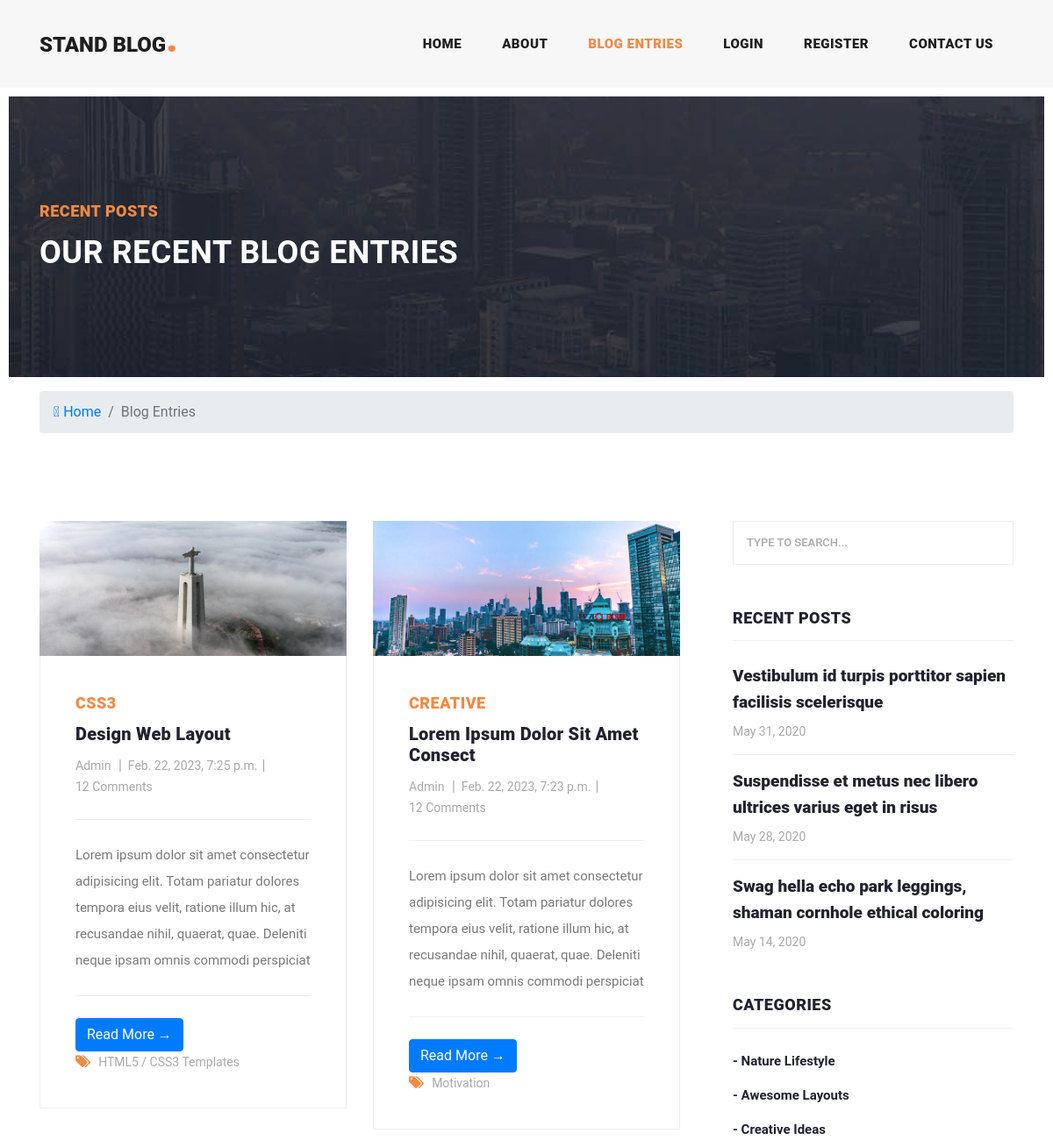
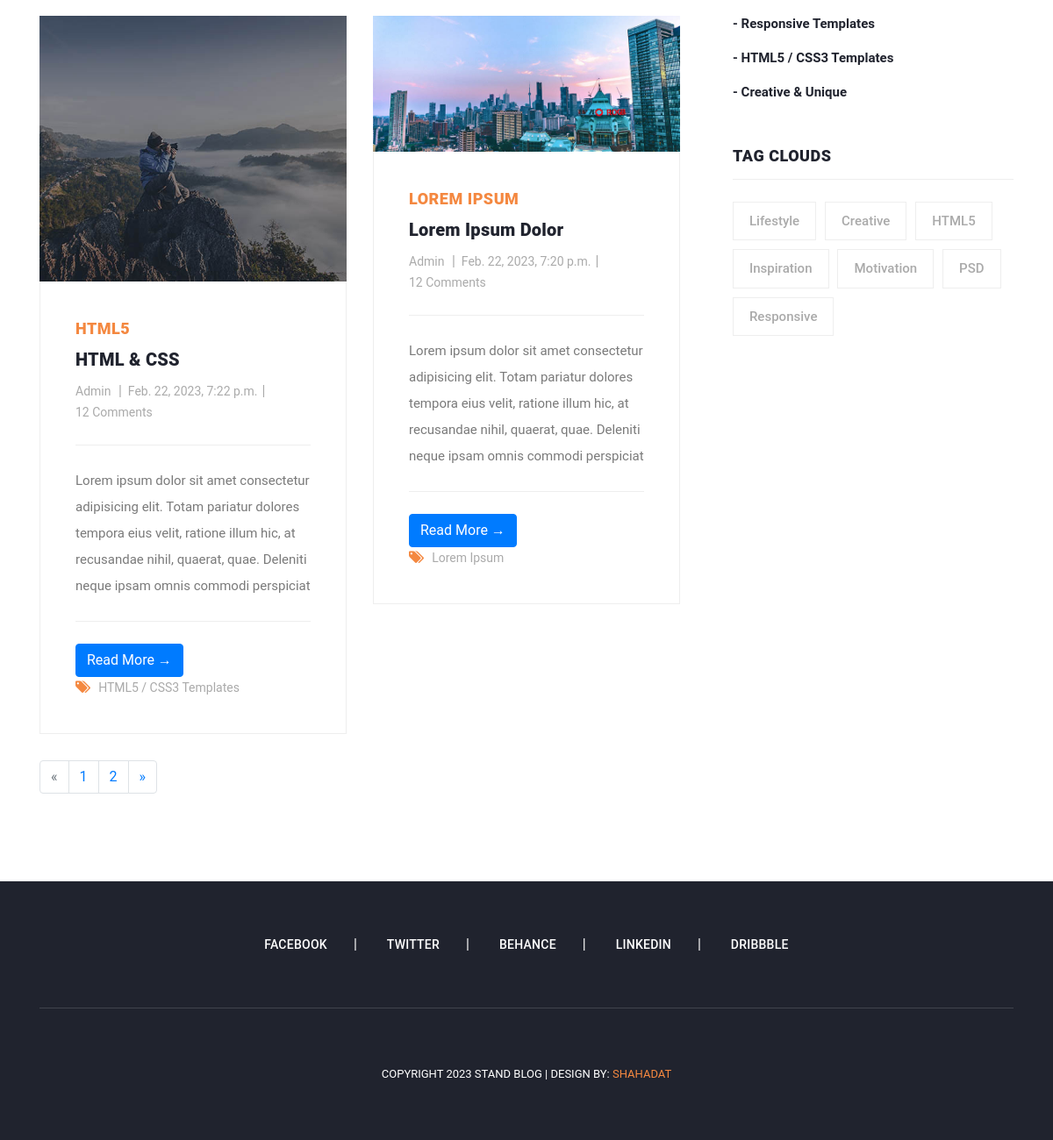
/blog/Blog_Entries, run on the app's committed database (2 pictures, top to bottom).
### blog/models.py (models this page shows, shortened)
class Post(models.Model):
    tag = models.CharField(max_length=200, unique=False)
    title = models.CharField(max_length=200, unique=True)
    category = models.CharField(max_length=200, unique=False)
    author = models.ForeignKey(User, on_delete=models.CASCADE, related_name='blog_posts')
    content = models.TextField()
    update_on = models.DateTimeField(auto_now=True)
    created_on = models.DateTimeField(auto_now=True)
    blog_photo = models.ImageField(upload_to='photos/%Y/%m/%d')
    banner_photo = models.ImageField(upload_to='photos/%Y/%m/%d')
    status = models.IntegerField(choices=STATUS, default=0)
    class Meta:
        ordering = ['-created_on']

### blog/views.py (the view)
# urls.py: path('Blog_Entries', views.Blog_Entries, name='Blog_Entries'),
def Blog_Entries(request):
   blog_list = Post.objects.order_by('-created_on').filter(status=1)
   paginator = Paginator(blog_list, 4)
   page = request.GET.get('page')
   post = paginator.get_page(page)
   context ={
        'post': post
    }
   return render(request, 'blog/Blog_Entries.html', context)

### templates/blog/Blog_Entries.html
{% extends 'base.html' %}
{% load static %}
{% block content %}
    <div class="heading-page header-text">
        <section class="page-heading">
          <div class="container">
            <div class="row">
              <div class="col-lg-12">
                <div class="text-content">
                  <h4>Recent Posts</h4>
                  <h2>Our Recent Blog Entries</h2>
                </div>
              </div>
            </div>
          </div>
        </section>
      </div>
  <section id="bc" class="mt-3">
    <div class="container">
      <nav aria-label="breadcrumb">
        <ol class="breadcrumb">
          <li class="breadcrumb-item">
            <a href="{% url 'index' %}">
              <i class="fas fa-home"></i> Home</a>
          </li>
          <li class="breadcrumb-item active">Blog Entries</li>
        </ol>
      </nav>
    </div>
  </section>
      <section class="blog-posts grid-system">
        <div class="container">
          <div class="row">
            <div class="col-lg-8">
              <div class="all-blog-posts">
                <div class="row">
               {% if post %}
                {% for post  in post %}
                  <div class="col-lg-6">
                    <div class="blog-post">
                      <div class="blog-thumb">
                        <img src="{{ post.blog_photo.url }}" alt="">
                      </div>
                      <div class="down-content">
                        <span>{{ post.tag }}</span>
                        <a href="{% url 'Detials' post.id %}"><h4>{{ post.title }}</h4></a>
                        <ul class="post-info">
                          <li><a href="#">{{ post.author }} </a></li>
                          <li><a href="#">{{ post.created_on }}</a></li>
                          <li><a href="#">12 Comments</a></li>
                        </ul>
                        <p class="card-text">{{ post.content | slice:":200" }}</p>
                        <a href="{% url 'Detials' post.id %}" class="btn btn-primary">Read More &rarr;</a>
                        <div class="post-options">
                          <div class="row">
                            <div class="col-lg-12">
                              <ul class="post-tags">
                                <li><i class="fa fa-tags"></i></li>
                                <li><a href="#">{{ post.category }}</a></li>
                              </ul>
                            </div>
                          </div>
                        </div>
                      </div>
                    </div>
                  </div>
                  {% endfor %}
                   {% else %}
                   <div class="col-lg-12">
                     <h1>There is no block Entries</h1>
                   </div>
                  {% endif %}
                    <div class="col-md-12">
                      {% if post.has_other_pages %}
                        <ul class="pagination">
                          {% if post.has_previous %}
                            <li class="page-item">
                              <a href="?page={{post.previous_page_number}}" class="page-link">&laquo;</a>
                            </li>
                          {% else %}
                            <li class="page-item disabled">
                              <a class="page-link">&laquo;</a>
                            </li>
                          {% endif %}
                          {% for i in post.paginator.page_range %}
                            {% if listings.number == i %}
                              <li class="page-item active">
                                <a class="page-link">{{i}}</a>
                              </li>
                            {% else %}
                              <li class="page-item">
                                <a href="?page={{i}}" class="page-link">{{i}}</a>
                              </li>
                            {% endif %}
                          {% endfor %}
                          {% if post.has_next %}
                            <li class="page-item">
                              <a href="?page={{post.next_page_number}}" class="page-link">&raquo;</a>
                            </li>
                          {% else %}
                            <li class="page-item disabled">
                              <a class="page-link">&raquo;</a>
                            </li>
                          {% endif %}
                        </ul>
                      {% endif %}
                    </div>
                </div>
              </div>
            </div>
            {% block sidebar %} {% include 'partials/_sidebar.html' %} {% endblock sidebar %}
          </div>
        </div>
      </section>
{% endblock %}

### myblog/static/css/templatemo-stand-blog.css (style rules this page uses)
body { font-family: 'Roboto', sans-serif; overflow-x: hidden; text-rendering: optimizeLegibility; -webkit-font-smoothing: antialiased; -moz-osx-font-smoothing: grayscale; }
p { margin-bottom: 0px; font-size: 15px; font-weight: 400; color: #7a7a7a; line-height: 30px; }
a { text-decoration: none!important; }
ul { padding: 0; margin: 0; list-style: none; }
h1,h2,h3,h4,h5,h6 { margin: 0px; }
.heading-page { padding-top: 110px; }
.page-heading { margin: 0px 10px; padding: 120px 0px; text-align: left; background-position: center center; background-repeat: no-repeat; background-size: cover; background-image: url(../images/heading-bg.jpg); }
.page-heading .text-content h4 { color: #f48840; font-size: 18px; text-transform: uppercase; font-weight: 900; letter-spacing: 0.5px; margin-bottom: 15px; }
.page-heading .text-content h2 { color: #fff; font-size: 36px; font-weight: 700; text-transform: uppercase; letter-spacing: 0.5px; }
.blog-posts { margin-top: 100px; }
.blog-posts .blog-post { margin-bottom: 30px; }
.blog-posts .blog-thumb img { width: 100%; overflow: hidden; }
.blog-posts .down-content { padding: 40px; border-right: 1px solid #eee; border-left: 1px solid #eee; border-bottom: 1px solid #eee; }
.blog-posts .down-content span { font-size: 18px; text-transform: uppercase; letter-spacing: 0.5px; font-weight: 900; color: #f48840; }
.blog-posts .down-content h4 { font-size: 24px; text-transform: capitalize; letter-spacing: 0.5px; font-weight: 900; color: #20232e; margin: 10px 0px 12px 0px; }
.blog-posts .down-content ul.post-info li { display: inline-block; margin-right: 8px; }
.blog-posts .down-content ul.post-info li:after { content: '|'; color: #aaa; margin-left: 8px; }
.blog-posts .down-content h4 { font-size: 20px; letter-spacing: 0.25px; }
.grid-system .down-content ul.post-info li { margin-right: 3px; }
.grid-system .down-content ul.post-info li:after { margin-left: 5px; }
.blog-posts .down-content ul.post-info li:last-child::after { display: none; }
.blog-posts .down-content ul.post-info li a { font-size: 14px; color: #aaa; font-weight: 400; transition: all .3s; }
.blog-posts .down-content p { padding: 25px 0px; margin: 25px 0px; border-top: 1px solid #eee; border-bottom: 1px solid #eee; }
.blog-posts .down-content ul.post-tags li, .blog-posts .down-content ul.post-share li { display: inline-block; }
.blog-posts .down-content ul.post-tags li:first-child i, .blog-posts .down-content ul.post-share li:first-child i { color: #f48840; margin-right: 5px; }
.blog-posts .down-content ul.post-tags li, .blog-posts .down-content ul.post-share li { color: #aaa; }
.blog-posts .down-content ul.post-tags li a, .blog-posts .down-content ul.post-share li a { font-size: 14px; color: #aaa; font-weight: 400; transition: all .3s; }

### data on the page
Post: blog_photo (picture), tag "CSS3", title "Design Web Layout", author "Admin", created_on "Feb. 22, 2023, 7:25 p.m.", content "Lorem ipsum dolor sit amet consectetur adipisicing elit. Totam pariatur dolores tempora eius velit, ratione illum hic, at recusandae nihil, quaerat, quae. Deleniti neque ipsam omnis commodi perspiciat", category "HTML5 / CSS3 Templates"
Post: blog_photo (picture), tag "CREATIVE", title "Lorem Ipsum Dolor Sit Amet Consect", author "Admin", created_on "Feb. 22, 2023, 7:23 p.m.", content "Lorem ipsum dolor sit amet consectetur adipisicing elit. Totam pariatur dolores tempora eius velit, ratione illum hic, at recusandae nihil, quaerat, quae. Deleniti neque ipsam omnis commodi perspiciat", category "Motivation"
Post: blog_photo (picture), tag "HTML5", title "HTML & CSS", author "Admin", created_on "Feb. 22, 2023, 7:22 p.m.", content "Lorem ipsum dolor sit amet consectetur adipisicing elit. Totam pariatur dolores tempora eius velit, ratione illum hic, at recusandae nihil, quaerat, quae. Deleniti neque ipsam omnis commodi perspiciat", category "HTML5 / CSS3 Templates"
Post: blog_photo (picture), tag "LOREM IPSUM", title "Lorem Ipsum Dolor", author "Admin", created_on "Feb. 22, 2023, 7:20 p.m.", content "Lorem ipsum dolor sit amet consectetur adipisicing elit. Totam pariatur dolores tempora eius velit, ratione illum hic, at recusandae nihil, quaerat, quae. Deleniti neque ipsam omnis commodi perspiciat", category "Lorem Ipsum"

### other printed values
{{ i }} "1" "2"
